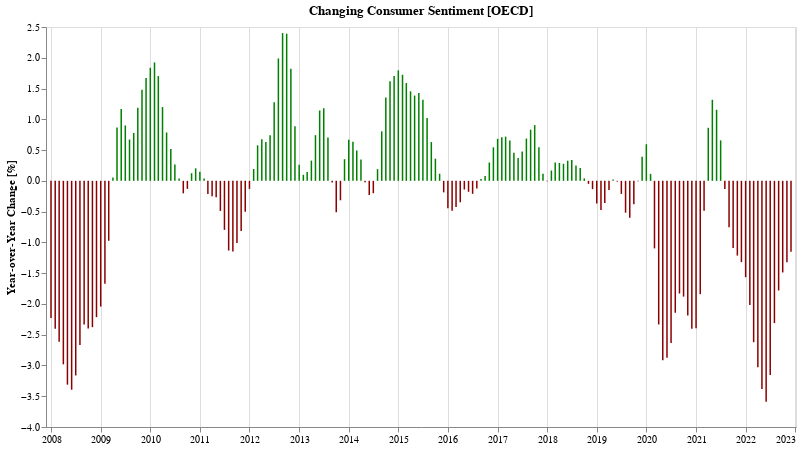

Notebook source saved alongside this figure:
### Markdown cell above
## Has consumer sentiment gotten better or worse compared to the same time last year?

### Code cell
cUsaYoy = cUsaSubset.set_index('TIME')['Value'].pct_change(12).apply(lambda v: v * 100).reset_index()
bUsaYoy = bUsaSubset.set_index('TIME')['Value'].pct_change(12).apply(lambda v: v * 100).reset_index()

def yoyChartFor(df, label, color='navy'):
    return alt.Chart(df.dropna()[-180:]).mark_bar(width=1.5, color=f'{color}').transform_calculate(
        label=f"'{label}'",
        change_in_percent="format(datum.Value, ',.2f')",
    ).encode(
        alt.X('TIME:T', axis=alt.Axis(title='')),
        alt.Y('Value:Q', axis=alt.Axis(title='Year-over-Year Change [%]', grid=False)),
        #alt.Opacity('label:O', legend=alt.Legend(title="")),
        color=alt.condition("datum['Value'] < 0",
            alt.value('darkred'),
            alt.value(color)
        ),
        tooltip=[alt.Tooltip('TIME:T', title='Date', format='%b %Y'), alt.Tooltip('label:O'), alt.Tooltip('change_in_percent:O')]
    ).properties(
        title=f"Changing {label} Sentiment [OECD]",
        width=750,
        height=400
    )

cYoy = yoyChartFor(cUsaYoy, 'Consumer', 'green')
cYoy.display()

### Figure 1 — Vega-Lite specification as saved in the notebook (floating-point values rounded to 4 significant figures; data arrays with more than 128 entries replaced by an {"elided": "..."} marker saying what was removed)
{"config": {"view": {"continuousWidth": 400, "continuousHeight": 300}}, "data": {"name": "data-b22c8bcbc4ab761fcccaac405f3203f1"}, "mark": {"type": "bar", "color": "green", "width": 1.5}, "encoding": {"color": {"condition": {"value": "darkred", "test": "datum['Value'] < 0"}, "value": "green"}, "tooltip": [{"field": "TIME", "format": "%b %Y", "title": "Date", "type": "temporal"}, {"field": "label", "type": "ordinal"}, {"field": "change_in_percent", "type": "ordinal"}], "x": {"axis": {"title": ""}, "field": "TIME", "type": "temporal"}, "y": {"axis": {"grid": false, "title": "Year-over-Year Change [%]"}, "field": "Value", "type": "quantitative"}}, "height": 400, "title": "Changing Consumer Sentiment [OECD]", "transform": [{"calculate": "'Consumer'", "as": "label"}, {"calculate": "format(datum.Value, ',.2f')", "as": "change_in_percent"}], "width": 750, "$schema": "https://vega.github.io/schema/vega-lite/v4.17.0.json", "datasets": {"data-b22c8bcbc4ab761fcccaac405f3203f1": {"elided": "180 records"}}}
